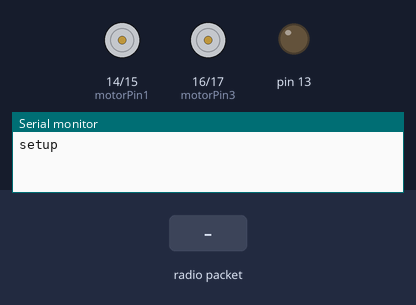
This sketch was run on a simulated Arduino Uno, built with avr-gcc and run on an emulated ATmega328P. Shown: motor-driver pin pairs drawn as motors (green arrow = first pin HIGH = forward, orange = second pin HIGH = backward, longer = more drive), output pins drawn as LEDs (lit = HIGH), the last lines printed to the serial monitor. Inputs (shaded band) come from the test bench. No radio packets arrive unless stated.

Above: at 1.2 s.
1.3 s: radio packet "w" arrives
At 2.5 s:
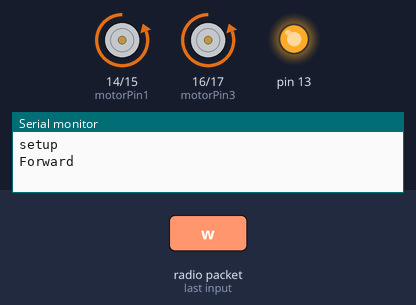
2.8 s: radio packet "s" arrives
At 3.6 s:
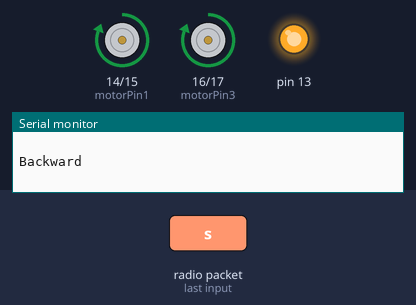
4.3 s: radio packet "a" arrives
At 4.8 s:
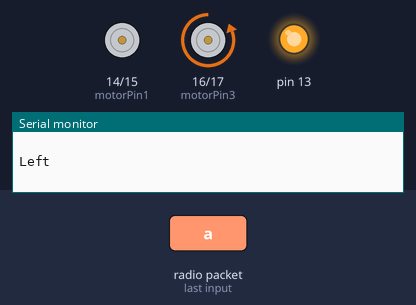
5.8 s: radio packet "d" arrives
At 7.1 s:
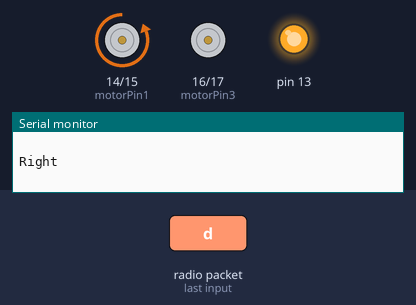
Timing chart, 0 to 8.3 s (numbered marks = the images above; inputs shaded):
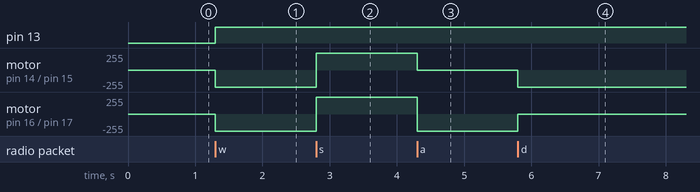

Measured:
- after the input at 1.3 s, pin 13: LOW → HIGH at once; motor on pin 14 (motorPin1) / pin 15 (motorPin2), motor on pin 16 (motorPin3) / pin 17 (motorPin4): stopped → backward 255/255 at once
- after the input at 2.8 s, motor on pin 14 (motorPin1) / pin 15 (motorPin2), motor on pin 16 (motorPin3) / pin 17 (motorPin4): backward 255/255 → forward 255/255 at once
- after the input at 4.3 s, motor on pin 14 (motorPin1) / pin 15 (motorPin2): forward 255/255 → stopped at once; motor on pin 16 (motorPin3) / pin 17 (motorPin4): forward 255/255 → backward 255/255 at once
- after the input at 5.8 s, motor on pin 14 (motorPin1) / pin 15 (motorPin2): stopped → backward 255/255 at once; motor on pin 16 (motorPin3) / pin 17 (motorPin4): backward 255/255 → stopped at once

The sketch:

RX_Code.ino
```cpp
// RECIEVER CODE

#include <VirtualWire.h>
//Motor A right
const int motorPin1  = 14;  // Pin 9 of L293D
const int motorPin2  = 15;  // Pin 10 of L293D
//Motor B left
const int motorPin3  = 16; // Pin  11 of L293D
const int motorPin4  = 17;  // Pin 12 of L293D
void setup()
{
    Serial.begin(9600);
    Serial.println("setup");
    vw_setup(2000);
    vw_set_rx_pin(8);
    vw_rx_start();
    pinMode(13, OUTPUT);
    //digitalWrite(13, HIGH);
    pinMode(motorPin1, OUTPUT);
    pinMode(motorPin2, OUTPUT);
    pinMode(motorPin3, OUTPUT);
    pinMode(motorPin4, OUTPUT);
}

void loop()
{
    uint8_t buf[VW_MAX_MESSAGE_LEN];
    uint8_t buflen = VW_MAX_MESSAGE_LEN;

    if (vw_get_message(buf, &buflen))
    {
  int i;
  for (i = 0; i < buflen; i++)
  {
     if(buf[i] == 'w')//if button a is pressed.... i.e.forward buton
      {
        digitalWrite(13, HIGH);
        Serial.println("Forward");
        digitalWrite(motorPin1, LOW);
        digitalWrite(motorPin2, HIGH);//FORWARD
        digitalWrite(motorPin3, LOW );
        digitalWrite(motorPin4, HIGH);
      }
     if(buf[i] == 's')
      {
        digitalWrite(13, HIGH);
        Serial.println("Backward");
        digitalWrite(motorPin1, HIGH);
        digitalWrite(motorPin2, LOW);//REVERSE
        digitalWrite(motorPin3, HIGH);
        digitalWrite(motorPin4, LOW);
      }
      if(buf[i] == 'a')
      {
        digitalWrite(13, HIGH);
        Serial.println("Left");
        digitalWrite(motorPin1, LOW);
        digitalWrite(motorPin2, LOW);//LEFT
        digitalWrite(motorPin3, LOW);
        digitalWrite(motorPin4, HIGH);
      }
     if(buf[i] == 'd')
      {
        digitalWrite(13, HIGH);
        Serial.println("Right");
        digitalWrite(motorPin1, LOW);
        digitalWrite(motorPin2, HIGH);//RIGHT
        digitalWrite(motorPin3, LOW);
        digitalWrite(motorPin4, LOW);
      }
     if(buf[i] == 'e')
      {
        digitalWrite(13, LOW);
        Serial.println("Stop");
        digitalWrite(motorPin1, LOW);
        digitalWrite(motorPin2, LOW);//STOP
        digitalWrite(motorPin3, LOW);
        digitalWrite(motorPin4, LOW);
      }
      Serial.print(" ");
  }
  Serial.println("");

   }
}
```
